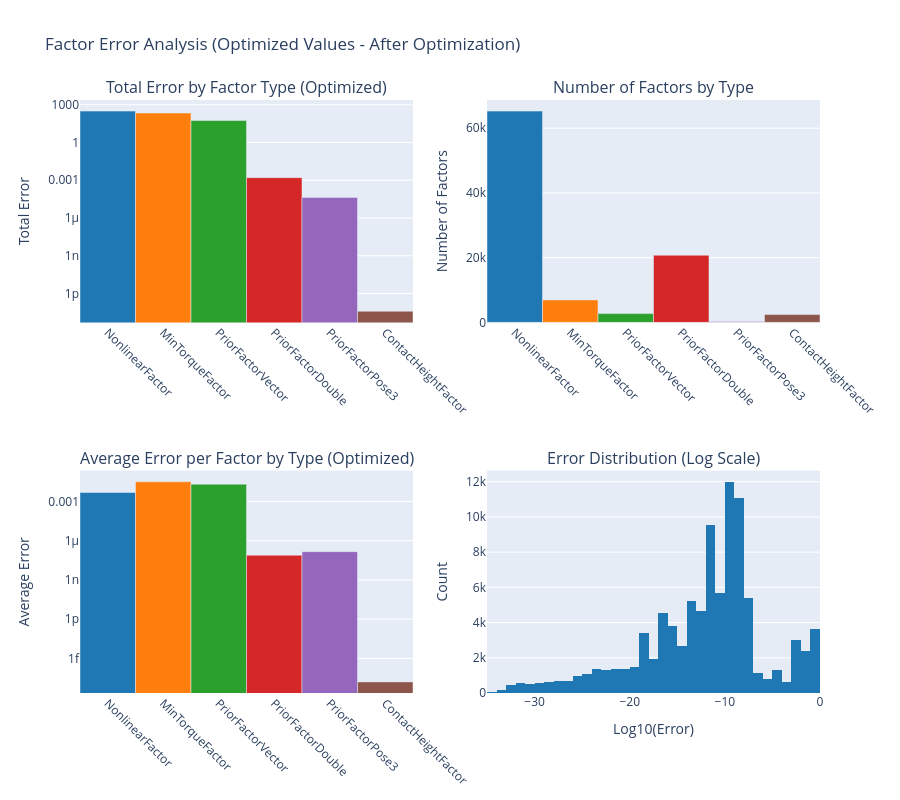

Here is the notebook cell this chart was saved with:
### Code cell
# Analyze factor contributions to FINAL error (after optimization)
print("Analyzing factor contributions to FINAL error (after optimization)...")
print(f"Final total error: {graph.error(result_bal):.6e}\n")

# Get all factors and their errors on optimized values
factor_errors = []
factor_types = []

for i in range(graph.size()):
    factor = graph.at(i)
    error = factor.error(result_bal)
    factor_errors.append(error)
    
    # Get the actual factor type name using Python's type system
    factor_type = type(factor).__name__
    factor_types.append(factor_type)

# Convert to numpy arrays
factor_errors = np.array(factor_errors)
factor_types = np.array(factor_types)

# Group by factor type
unique_types = np.unique(factor_types)
type_errors = {}
type_counts = {}

for ftype in unique_types:
    mask = factor_types == ftype
    type_errors[ftype] = np.sum(factor_errors[mask])
    type_counts[ftype] = np.sum(mask)

# Sort by error contribution
sorted_types = sorted(type_errors.keys(), key=lambda x: type_errors[x], reverse=True)

print(f"Factor Error Analysis (Optimized Values):")
print(f"Total factors: {len(factor_errors)}")
print(f"Total error: {np.sum(factor_errors):.6e}")
print(f"\nError by factor type:")
for ftype in sorted_types:
    print(f"  {ftype:40s}: {type_errors[ftype]:12.6e} ({type_counts[ftype]:4d} factors, avg: {type_errors[ftype]/type_counts[ftype]:.6e})")

# Create visualization with Plotly
fig = make_subplots(
    rows=2, cols=2,
    subplot_titles=(
        'Total Error by Factor Type (Optimized)',
        'Number of Factors by Type',
        'Average Error per Factor by Type (Optimized)',
        'Error Distribution (Log Scale)'
    ),
    specs=[[{"type": "bar"}, {"type": "bar"}],
           [{"type": "bar"}, {"type": "histogram"}]]
)

# Plot 1: Total error by factor type
colors = ['#1f77b4', '#ff7f0e', '#2ca02c', '#d62728', '#9467bd', '#8c564b', '#e377c2', '#bcbd22', '#17becf']
fig.add_trace(
    go.Bar(x=sorted_types, y=[type_errors[t] for t in sorted_types],
           marker_color=colors[:len(sorted_types)],
           name='Total Error'),
    row=1, col=1
)

# Plot 2: Number of factors by type
fig.add_trace(
    go.Bar(x=sorted_types, y=[type_counts[t] for t in sorted_types],
           marker_color=colors[:len(sorted_types)],
           name='Count'),
    row=1, col=2
)

# Plot 3: Average error per factor by type
fig.add_trace(
    go.Bar(x=sorted_types, y=[type_errors[t]/type_counts[t] for t in sorted_types],
           marker_color=colors[:len(sorted_types)],
           name='Avg Error'),
    row=2, col=1
)

# Plot 4: Error distribution histogram (log scale)
fig.add_trace(
    go.Histogram(x=np.log10(factor_errors[factor_errors > 0]),
                 nbinsx=50,
                 marker_color='#1f77b4',
                 name='Error Distribution'),
    row=2, col=2
)

# Update layout
fig.update_xaxes(tickangle=45, row=1, col=1)
fig.update_xaxes(tickangle=45, row=1, col=2)
fig.update_xaxes(tickangle=45, row=2, col=1)
fig.update_xaxes(title_text="Log10(Error)", row=2, col=2)

fig.update_yaxes(type="log", title_text="Total Error", row=1, col=1)
fig.update_yaxes(title_text="Number of Factors", row=1, col=2)
fig.update_yaxes(type="log", title_text="Average Error", row=2, col=1)
fig.update_yaxes(title_text="Count", row=2, col=2)

fig.update_layout(
    height=800,
    title_text="Factor Error Analysis (Optimized Values - After Optimization)",
    showlegend=False
)

fig.show()

### Figure 1 — Plotly figure (JSON) as saved in the notebook; plotly's stock layout.template omitted (floating-point values rounded to 4 significant figures; data arrays with more than 128 entries replaced by an {"elided": "..."} marker saying what was removed)
{"data": [{"marker": {"color": ["#1f77b4", "#ff7f0e", "#2ca02c", "#d62728", "#9467bd", "#8c564b"]}, "name": "Total Error", "type": "bar", "x": ["NonlinearFactor", "MinTorqueFactor", "PriorFactorVector", "PriorFactorDouble", "PriorFactorPose3", "ContactHeightFactor"], "xaxis": "x", "y": [313.7, 221.2, 56.39, 0.001618, 4.362e-05, 3.888e-14], "yaxis": "y"}, {"marker": {"color": ["#1f77b4", "#ff7f0e", "#2ca02c", "#d62728", "#9467bd", "#8c564b"]}, "name": "Count", "type": "bar", "x": ["NonlinearFactor", "MinTorqueFactor", "PriorFactorVector", "PriorFactorDouble", "PriorFactorPose3", "ContactHeightFactor"], "xaxis": "x2", "y": [65271, 6923, 2709, 20746, 301, 2408], "yaxis": "y2"}, {"marker": {"color": ["#1f77b4", "#ff7f0e", "#2ca02c", "#d62728", "#9467bd", "#8c564b"]}, "name": "Avg Error", "type": "bar", "x": ["NonlinearFactor", "MinTorqueFactor", "PriorFactorVector", "PriorFactorDouble", "PriorFactorPose3", "ContactHeightFactor"], "xaxis": "x3", "y": [0.004806, 0.03195, 0.02082, 7.797e-08, 1.449e-07, 1.615e-17], "yaxis": "y3"}, {"marker": {"color": "#1f77b4"}, "name": "Error Distribution", "nbinsx": 50, "type": "histogram", "x": {"elided": "95950 float values"}, "xaxis": "x4", "yaxis": "y4"}], "layout": {"annotations": [{"font": {"size": 16}, "showarrow": false, "text": "Total Error by Factor Type (Optimized)", "x": 0.225, "xanchor": "center", "xref": "paper", "y": 1, "yanchor": "bottom", "yref": "paper"}, {"font": {"size": 16}, "showarrow": false, "text": "Number of Factors by Type", "x": 0.775, "xanchor": "center", "xref": "paper", "y": 1, "yanchor": "bottom", "yref": "paper"}, {"font": {"size": 16}, "showarrow": false, "text": "Average Error per Factor by Type (Optimized)", "x": 0.225, "xanchor": "center", "xref": "paper", "y": 0.375, "yanchor": "bottom", "yref": "paper"}, {"font": {"size": 16}, "showarrow": false, "text": "Error Distribution (Log Scale)", "x": 0.775, "xanchor": "center", "xref": "paper", "y": 0.375, "yanchor": "bottom", "yref": "paper"}], "height": 800, "showlegend": false, "title": {"text": "Factor Error Analysis (Optimized Values - After Optimization)"}, "xaxis": {"anchor": "y", "domain": [0, 0.45], "tickangle": 45}, "xaxis2": {"anchor": "y2", "domain": [0.55, 1], "tickangle": 45}, "xaxis3": {"anchor": "y3", "domain": [0, 0.45], "tickangle": 45}, "xaxis4": {"anchor": "y4", "domain": [0.55, 1], "title": {"text": "Log10(Error)"}}, "yaxis": {"anchor": "x", "domain": [0.625, 1], "title": {"text": "Total Error"}, "type": "log"}, "yaxis2": {"anchor": "x2", "domain": [0.625, 1], "title": {"text": "Number of Factors"}}, "yaxis3": {"anchor": "x3", "domain": [0, 0.375], "title": {"text": "Average Error"}, "type": "log"}, "yaxis4": {"anchor": "x4", "domain": [0, 0.375], "title": {"text": "Count"}}}}
